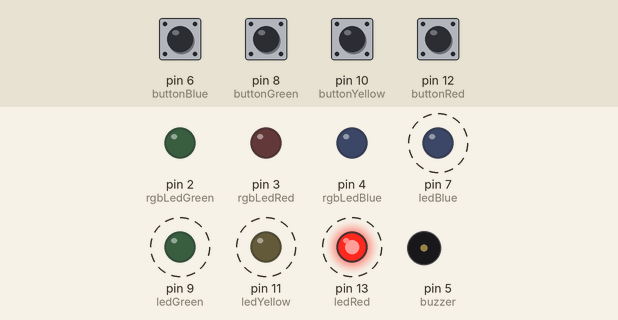
Simulated run of this sketch. Board: Arduino Uno, built with avr-gcc and run on an emulated ATmega328P. Parts: output pins drawn as LEDs (lit = HIGH), buzzer (waves = sounding). Dashed ring = blinking. The inputs (shaded band) are chosen by the test bench; at power-on: pin 6 (buttonBlue), pin 8 (buttonGreen), pin 10 (buttonYellow), pin 12 (buttonRed) HIGH. Random numbers use the default seed unless the sketch sets one.

Above: at 1.25 s.
1.3 s: pin 6 (buttonBlue) pulled LOW for 0.15 s
At 2.1 s:
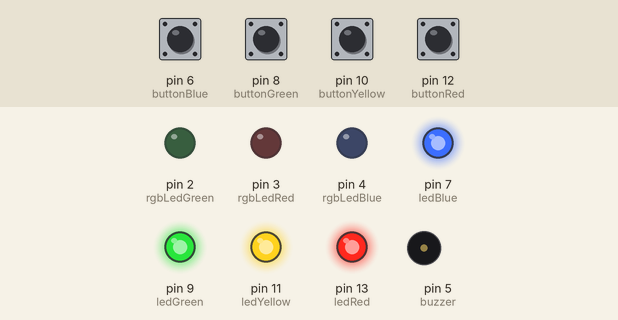
At 3.4 s:
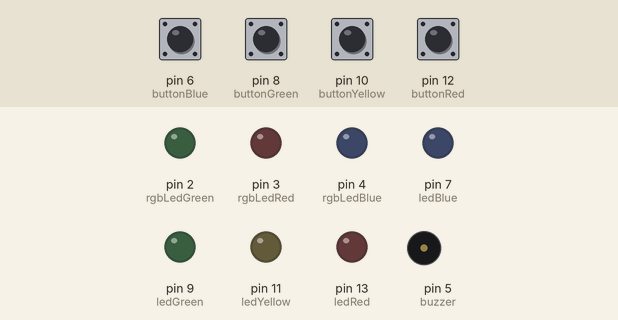
4.2 s: pin 8 (buttonGreen) pulled LOW for 0.15 s
7.2 s: pin 10 (buttonYellow) pulled LOW for 0.15 s
At 8.6 s:
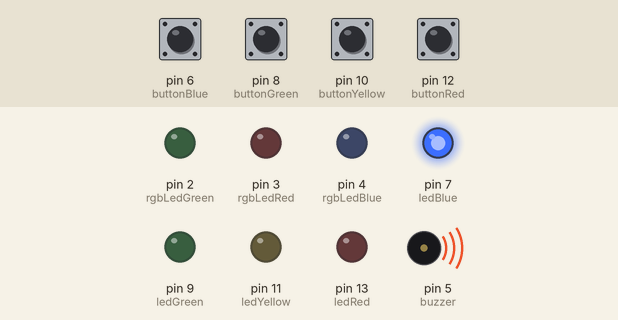
10.1 s: pin 12 (buttonRed) pulled LOW for 0.15 s
13.1 s: pin 12 (buttonRed) pulled LOW for 1 s
At 15.4 s:
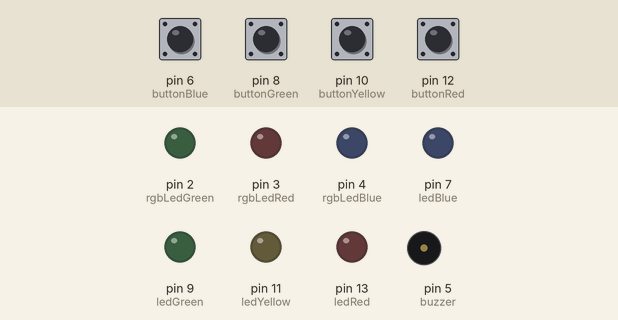
16.0 s: pin 6 (buttonBlue) pulled LOW for 1 s
Timing chart, 0 to 19.1 s (numbered marks = the images above; inputs shaded):
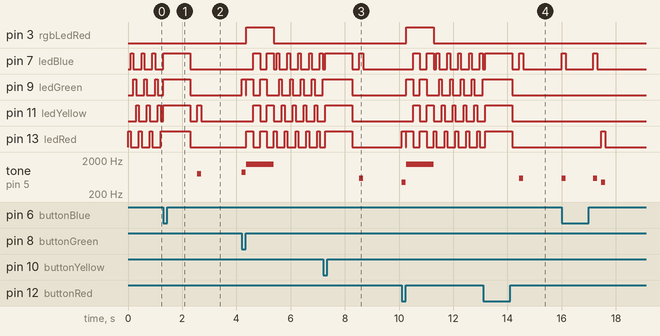

Measured:
- after the input at 1.3 s, tone on pin 5 (buzzer): silent → 784 Hz after 1.3 s, → silent 0.15 s later
- after the input at 7.2 s, tone on pin 5 (buzzer): silent → 587 Hz after 1.3 s, → silent 0.15 s later
- after the input at 13.1 s, tone on pin 5 (buzzer): silent → 587 Hz after 1.3 s, → silent 0.15 s later
- by itself, pin 7 (ledBlue): alternates HIGH for 0.15 s and LOW for 1.0 s, 4 changes in all, then stays LOW

The sketch:

Led_Memory_Joculet.ino
```cpp
#include "pitches.h"

#define CHOICE_OFF      0 //Used to control LEDs
#define CHOICE_NONE     0 //Used to check buttons
#define CHOICE_RED  (1 << 0)
#define CHOICE_GREEN    (1 << 1)
#define CHOICE_BLUE (1 << 2)
#define CHOICE_YELLOW   (1 << 3)

const int buttonRed = 12;
const int buttonYellow = 10;
const int buttonGreen = 8;
const int buttonBlue = 6;

const int ledRed = 13;
const int ledYellow = 11;
const int ledGreen = 9;
const int ledBlue = 7;

const int buzzer = 5;

const int rgbLedBlue = 4;
const int rgbLedRed = 3;
const int rgbLedGreen = 2;


// Define game parameters
#define ROUNDS_TO_WIN      10 //Number of rounds to succesfully remember before you win. 13 is do-able.
#define ENTRY_TIME_LIMIT   3000 //Amount of time to press a button before game times out. 3000ms = 3 sec


// Game state variables
byte gameBoard[32]; //Contains the combination of buttons as we advance
byte gameRound = 0; //Counts the number of succesful rounds the player has made it through

void setup()
{
  //Setup hardware inputs/outputs. These pins are defined in the hardware_versions header file

  //Enable pull ups on inputs
  pinMode(buttonRed, INPUT_PULLUP);
  pinMode(buttonYellow, INPUT_PULLUP);
  pinMode(buttonGreen, INPUT_PULLUP);
  pinMode(buttonBlue, INPUT_PULLUP);

  pinMode(ledRed, OUTPUT);
  pinMode(ledYellow, OUTPUT);
  pinMode(ledGreen, OUTPUT);
  pinMode(ledBlue, OUTPUT);

  pinMode(buzzer, OUTPUT);
  digitalWrite(buzzer, LOW);


  pinMode(rgbLedBlue, OUTPUT);
  pinMode(rgbLedRed, OUTPUT);
  pinMode(rgbLedGreen, OUTPUT);
}

void loop()
{
  attractMode(); // Blink lights while waiting for user to press a button

  // Indicate the start of game play
  setLEDs(CHOICE_RED | CHOICE_GREEN | CHOICE_BLUE | CHOICE_YELLOW); // Turn all LEDs on
  delay(1000);
  setLEDs(CHOICE_OFF); // Turn off LEDs
  delay(250);


    // Play memory game and handle result
    if (play_memory() == true)
      play_winner(); // Player won, play winner tones
    else
      play_loser(); // Player lost, play loser tones


}

//-=-=-=-=-=-=-=-=-=-=-=-=-=-=-=-=-=-=-=-=-=-=-=-=-=-=-=-=-=-=
//The following functions are related to game play only

// Play the regular memory game
// Returns 0 if player loses, or 1 if player wins
boolean play_memory(void)
{
  randomSeed(millis()); // Seed the random generator with random amount of millis()

  gameRound = 0; // Reset the game to the beginning

  while (gameRound < ROUNDS_TO_WIN)
  {
    add_to_moves(); // Add a button to the current moves, then play them back

    playMoves(); // Play back the current game board

    // Then require the player to repeat the sequence.
    for (byte currentMove = 0 ; currentMove < gameRound ; currentMove++)
    {
      byte choice = wait_for_button(); // See what button the user presses

      if (choice == 0) return false; // If wait timed out, player loses

      if (choice != gameBoard[currentMove]) return false; // If the choice is incorect, player loses
    }

    delay(1000); // Player was correct, delay before playing moves
  }

  return true; // Player made it through all the rounds to win!
}

void playMoves(void)
{
  for (byte currentMove = 0 ; currentMove < gameRound ; currentMove++)
  {
    toner(gameBoard[currentMove], 150);

    // Wait some amount of time between button playback
    // Shorten this to make game harder
    delay(150); // 150 works well. 75 gets fast.
  }
}

void add_to_moves(void)
{
  byte newButton = random(0, 4); //min (included), max (exluded)

  // We have to convert this number, 0 to 3, to CHOICEs
  if(newButton == 0) newButton = CHOICE_RED;
  else if(newButton == 1) newButton = CHOICE_GREEN;
  else if(newButton == 2) newButton = CHOICE_BLUE;
  else if(newButton == 3) newButton = CHOICE_YELLOW;

  gameBoard[gameRound++] = newButton; // Add this new button to the game array
}

void setLEDs(byte leds)
{
  if ((leds & CHOICE_RED) != 0)
    digitalWrite(ledRed, HIGH);
  else
    digitalWrite(ledRed, LOW);

  if ((leds & CHOICE_GREEN) != 0)
    digitalWrite(ledGreen, HIGH);
  else
    digitalWrite(ledGreen, LOW);

  if ((leds & CHOICE_BLUE) != 0)
    digitalWrite(ledBlue, HIGH);
  else
    digitalWrite(ledBlue, LOW);

  if ((leds & CHOICE_YELLOW) != 0)
    digitalWrite(ledYellow, HIGH);
  else
    digitalWrite(ledYellow, LOW);
}

// Wait for a button to be pressed.
// Returns one of LED colors (LED_RED, etc.) if successful, 0 if timed out
byte wait_for_button(void)
{
  long startTime = millis(); // Remember the time we started the this loop

  while ( (millis() - startTime) < ENTRY_TIME_LIMIT) // Loop until too much time has passed
  {
    byte button = checkButton();

    if (button != CHOICE_NONE)
    {
      toner(button, 150); // Play the button the user just pressed

      while(checkButton() != CHOICE_NONE) ;  // Now let's wait for user to release button

      delay(10); // This helps with debouncing and accidental double taps

      return button;
    }

  }

  return CHOICE_NONE; // If we get here, we've timed out!
}

// Returns a '1' bit in the position corresponding to CHOICE_RED, CHOICE_GREEN, etc.
const long debounceDelay = 50; // 50 milliseconds for debounce delay

// Variables to store the last time the buttons were pressed
unsigned long lastButtonRedTime = 0;
unsigned long lastButtonYellowTime = 0;
unsigned long lastButtonGreenTime = 0;
unsigned long lastButtonBlueTime = 0;

// Modified checkButton function with debouncing
byte checkButton(void)
{
  unsigned long currentMillis = millis();

  // Check each button
  if (digitalRead(buttonRed) == 0) {
    if (currentMillis - lastButtonRedTime > debounceDelay) {
      lastButtonRedTime = currentMillis;
      return CHOICE_RED;
    }
  }
  else if (digitalRead(buttonGreen) == 0) {
    if (currentMillis - lastButtonGreenTime > debounceDelay) {
      lastButtonGreenTime = currentMillis;
      return CHOICE_GREEN;
    }
  }
  else if (digitalRead(buttonBlue) == 0) {
    if (currentMillis - lastButtonBlueTime > debounceDelay) {
      lastButtonBlueTime = currentMillis;
      return CHOICE_BLUE;
    }
  }
  else if (digitalRead(buttonYellow) == 0) {
    if (currentMillis - lastButtonYellowTime > debounceDelay) {
      lastButtonYellowTime = currentMillis;
      return CHOICE_YELLOW;
    }
  }

  return CHOICE_NONE; // If no button is pressed, return none
}

// Play tone with a specific frequency and duration for passive buzzer
void buzz_sound(int buzz_length_ms, int frequency)
{
  tone(buzzer, frequency, buzz_length_ms);
  delay(buzz_length_ms); // Wait for the duration of the buzz
  noTone(buzzer); // Stop any tone playing
}

// Light an LED and play tone
void toner(byte which, int buzz_length_ms)
{
  setLEDs(which); //Turn on a given LED

  //Play the sound associated with the given LED
  switch(which)
  {
    case CHOICE_RED:
      buzz_sound(buzz_length_ms, 440); // Originally 1136 us
      break;
    case CHOICE_GREEN:
      buzz_sound(buzz_length_ms, 880); // Originally 568 us
      break;
    case CHOICE_BLUE:
      buzz_sound(buzz_length_ms, 587); // Originally 851 us
      break;
    case CHOICE_YELLOW:
      buzz_sound(buzz_length_ms, 784); // Originally 638 us
      break;
  }

  setLEDs(CHOICE_OFF); // Turn off all LEDs
}


// Play the winner sound and lights
void play_winner(void)
{
  setRGBLed(0, 255, 0); // Set RGB LED to green
  setLEDs(CHOICE_GREEN | CHOICE_BLUE);
  winner_sound();
  setLEDs(CHOICE_RED | CHOICE_YELLOW);
  winner_sound();
  setLEDs(CHOICE_GREEN | CHOICE_BLUE);
  winner_sound();
  setLEDs(CHOICE_RED | CHOICE_YELLOW);
  winner_sound();
  setRGBLed(0, 0, 0); // Turn off RGB LED
  digitalWrite(buzzer, LOW);
}

void setRGBLed(int redValue, int greenValue, int blueValue)
{
  analogWrite(rgbLedRed, redValue);
  analogWrite(rgbLedGreen, greenValue);
  analogWrite(rgbLedBlue, blueValue);
}

// Play the winner sound
// This is just a unique (annoying) sound we came up with, there is no magic to it
void winner_sound(void)
{
  // Toggle the buzzer at various speeds
  for (byte x = 250 ; x > 70 ; x--)
  {
    for (byte y = 0 ; y < 3 ; y++)
    {
      digitalWrite(buzzer, LOW);
      delayMicroseconds(x);
      digitalWrite(buzzer, HIGH);
      delayMicroseconds(x);
    }
  }
}

// Play the loser sound/lights
void play_loser(void)
{
  setRGBLed(255, 0, 0); // Set RGB LED to red
  setLEDs(CHOICE_RED | CHOICE_GREEN);
  buzz_sound(255, 1500);

  setLEDs(CHOICE_BLUE | CHOICE_YELLOW);
  buzz_sound(255, 1500);

  setLEDs(CHOICE_RED | CHOICE_GREEN);
  buzz_sound(255, 1500);

  setLEDs(CHOICE_BLUE | CHOICE_YELLOW);
  buzz_sound(255, 1500);
  setRGBLed(0, 0, 0); // Turn off RGB LED
  digitalWrite(buzzer, LOW);
}

// Show an "attract mode" display while waiting for user to press button.
void attractMode(void)
{
  while(1)
  {
    setLEDs(CHOICE_RED);
    delay(100);
    if (checkButton() != CHOICE_NONE) return;

    setLEDs(CHOICE_BLUE);
    delay(100);
    if (checkButton() != CHOICE_NONE) return;

    setLEDs(CHOICE_GREEN);
    delay(100);
    if (checkButton() != CHOICE_NONE) return;

    setLEDs(CHOICE_YELLOW);
    delay(100);
    if (checkButton() != CHOICE_NONE) return;
  }
}
```
